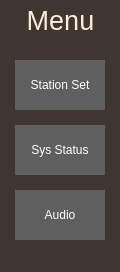
<?xml version="1.0" encoding="UTF-8"?>
<ui version="4.0">
 <class>FormMenu</class>
 <widget class="QWidget" name="FormMenu">
  <property name="geometry">
   <rect>
    <x>0</x>
    <y>0</y>
    <width>120</width>
    <height>272</height>
   </rect>
  </property>
  <property name="windowTitle">
   <string>Form</string>
  </property>
  <property name="styleSheet">
   <string notr="true">QPushButton{
	color: rgb(255, 255, 255);
	border:none;
	background-color: rgb(95, 95, 95);
}
QPushButton::focus{
	color:rgb(60, 60, 60);
	border:none;
	background-color: rgb(208, 230, 255);
}
QPushButton::disabled{
	color:rgb(0, 0, 0);
	border:none;
	background-color: rgb(226, 226, 226);
}
QLabel{
	color:rgb(255, 236, 213);
	background-color: rgb(63, 54, 50);
}</string>
  </property>
  <widget class="QLabel" name="labelBG">
   <property name="geometry">
    <rect>
     <x>0</x>
     <y>0</y>
     <width>120</width>
     <height>272</height>
    </rect>
   </property>
   <property name="text">
    <string/>
   </property>
   <property name="pixmap">
    <pixmap>image/BK.png</pixmap>
   </property>
   <property name="scaledContents">
    <bool>true</bool>
   </property>
  </widget>
  <widget class="QLabel" name="labelName">
   <property name="geometry">
    <rect>
     <x>0</x>
     <y>0</y>
     <width>121</width>
     <height>41</height>
    </rect>
   </property>
   <property name="font">
    <font>
     <pointsize>20</pointsize>
    </font>
   </property>
   <property name="styleSheet">
    <string notr="true"/>
   </property>
   <property name="text">
    <string>Menu</string>
   </property>
   <property name="alignment">
    <set>Qt::AlignCenter</set>
   </property>
  </widget>
  <widget class="QPushButton" name="pushButtonStationSet">
   <property name="geometry">
    <rect>
     <x>15</x>
     <y>60</y>
     <width>90</width>
     <height>50</height>
    </rect>
   </property>
   <property name="styleSheet">
    <string notr="true"/>
   </property>
   <property name="text">
    <string>Station Set</string>
   </property>
  </widget>
  <widget class="QPushButton" name="pushButtonSysStatus">
   <property name="geometry">
    <rect>
     <x>15</x>
     <y>125</y>
     <width>90</width>
     <height>50</height>
    </rect>
   </property>
   <property name="styleSheet">
    <string notr="true"/>
   </property>
   <property name="text">
    <string>Sys Status</string>
   </property>
  </widget>
  <widget class="QPushButton" name="pushButtonAudio">
   <property name="geometry">
    <rect>
     <x>15</x>
     <y>190</y>
     <width>90</width>
     <height>50</height>
    </rect>
   </property>
   <property name="styleSheet">
    <string notr="true"/>
   </property>
   <property name="text">
    <string>Audio</string>
   </property>
  </widget>
 </widget>
 <resources/>
 <connections/>
</ui>
